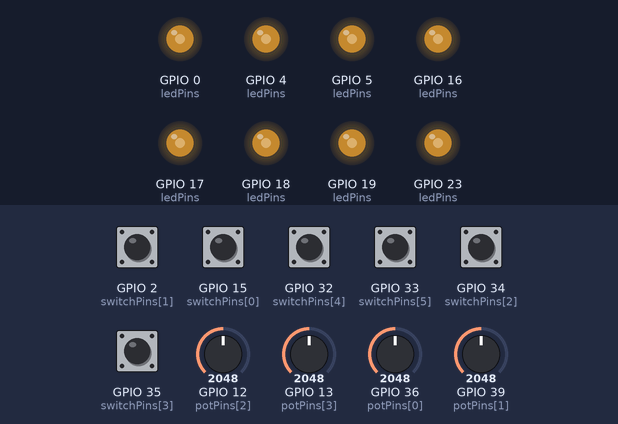
Bench run of a program on a simulated ESP32. On the bench: output pins drawn as LEDs (lit = HIGH). Dashed ring = blinking. The inputs (shaded band) are chosen by the test bench; at power-on: GPIO 2 (switchPins[1]), GPIO 15 (switchPins[0]), GPIO 32 (switchPins[4]), GPIO 33 (switchPins[5]), GPIO 34 (switchPins[2]), GPIO 35 (switchPins[3]) HIGH, GPIO 12 (potPins[2]) = 2048, GPIO 13 (potPins[3]) = 2048, GPIO 36 (potPins[0]) = 2048, GPIO 39 (potPins[1]) = 2048.

Above: at 1.2 s.
1.3 s: GPIO 32 (switchPins[4]) pulled LOW for 0.15 s
At 1.61 s:
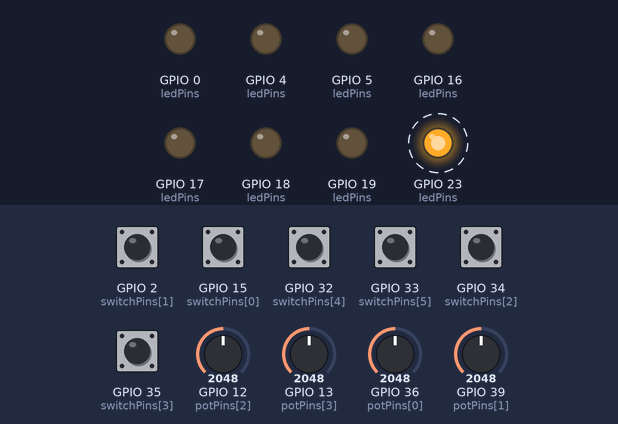
4.3 s: GPIO 33 (switchPins[5]) pulled LOW for 1 s
At 5.4 s:
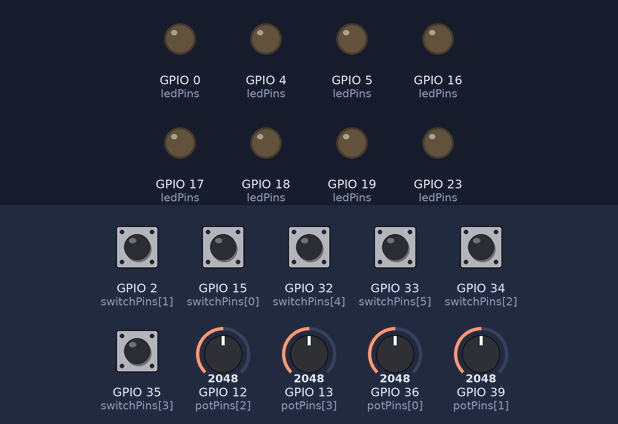
6.8 s: GPIO 33 (switchPins[5]) pulled LOW for 0.15 s
At 7.3 s:
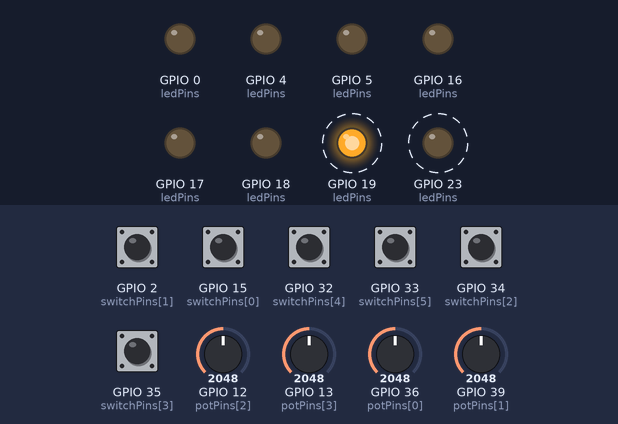
9.8 s: GPIO 32 (switchPins[4]) pulled LOW for 1 s
12.3 s: GPIO 12 (potPins[2]) set to 2866
At 13.5 s:
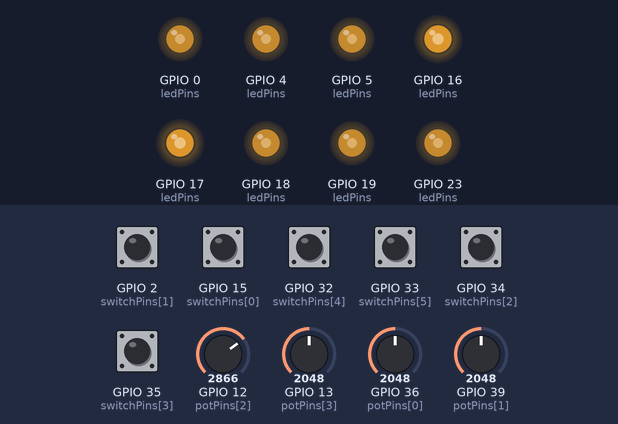
13.8 s: GPIO 13 (potPins[3]) set to 2866
At 14.8 s:
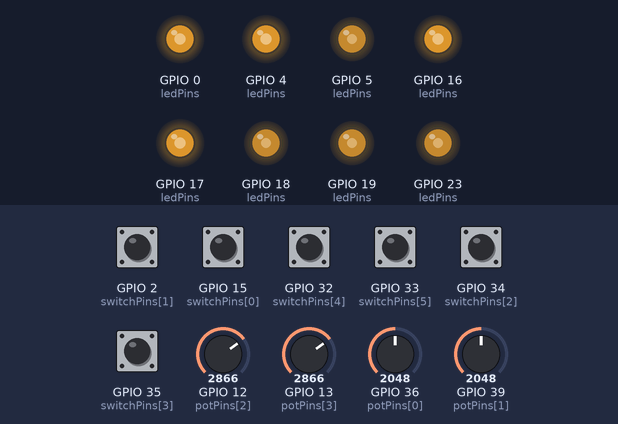
Timing chart, 0 to 16.3 s (numbered marks = the images above; inputs shaded):
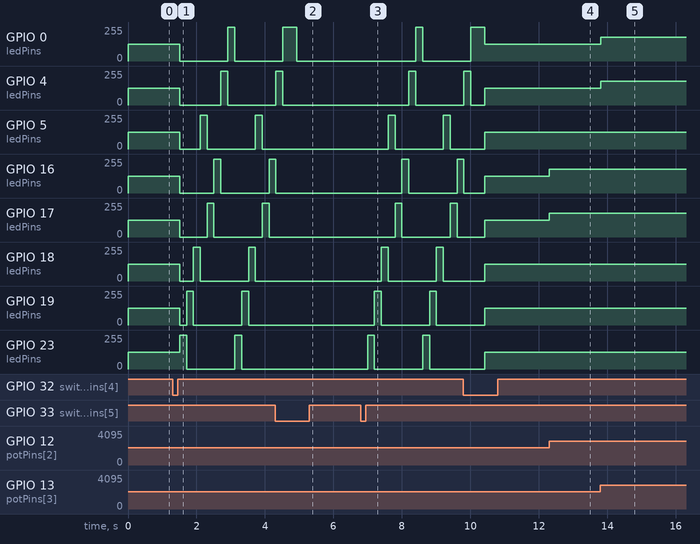

The program:

main.cpp
```cpp
#include <Arduino.h>

// กำหนดขา ADC สำหรับ Potentiometer 4 ตัว
int potPins[] = {36, 39, 12, 13};
// กำหนดขา GPIO สำหรับ LED 8 ดวง (แบ่งเป็น 4 กลุ่ม)
int ledPins[][2] = {{23, 19}, {18, 5}, {17, 16}, {4, 0}};
// PWM Channels สำหรับ LED แต่ละดวง
int pwmChannels[] = {0, 1, 2, 3, 4, 5, 6, 7};
int pwmFrequency = 5000;  // ความถี่ PWM 5kHz
int pwmResolution = 8;    // ความละเอียด PWM 8 บิต (0-255)
// ขา Digital Input สำหรับ Switch 6 ตัว
int switchPins[] = {15, 2, 34, 35, 32, 33};

bool chasingMode = false;  // โหมด Chasing LED
bool systemEnabled = true; // ระบบเปิด/ปิด LED

void setup() {
  // ตั้งค่า PWM สำหรับ LED
  for (int group = 0; group < 4; group++) {
    for (int led = 0; led < 2; led++) {
      int pin = ledPins[group][led];
      int channel = pwmChannels[group * 2 + led];
      ledcAttachPin(pin, channel);
      ledcSetup(channel, pwmFrequency, pwmResolution);
    }
  }

  // ตั้งค่า Switch เป็น Input
  for (int i = 0; i < 6; i++) {
    pinMode(switchPins[i], INPUT_PULLUP);
  }
}

void loop() {
  static bool lastSwitch5State = HIGH;
  static bool lastSwitch6State = HIGH;

  // ตรวจสอบ Switch ที่ 5 สำหรับสลับโหมดระหว่าง Potentiometer และ Chasing LED
  bool currentSwitch5State = digitalRead(switchPins[4]);
  if (lastSwitch5State == HIGH && currentSwitch5State == LOW) {
    chasingMode = !chasingMode; // สลับโหมด
    delay(200); // Debounce
  }
  lastSwitch5State = currentSwitch5State;

  // ตรวจสอบ Switch ที่ 6 สำหรับเปิด/ปิดระบบทั้งหมด
  bool currentSwitch6State = digitalRead(switchPins[5]);
  if (lastSwitch6State == HIGH && currentSwitch6State == LOW) {
    systemEnabled = !systemEnabled; // สลับสถานะระบบ
    delay(200); // Debounce
  }
  lastSwitch6State = currentSwitch6State;

  // หากระบบถูกปิด ให้ปิดไฟ LED ทั้งหมดและหยุดการทำงาน
  if (!systemEnabled) {
    for (int i = 0; i < 8; i++) {
      int channel = pwmChannels[i];
      ledcWrite(channel, 0); // ปิดไฟ LED ทุกดวง
    }
    return; // ออกจาก loop
  }

  // ระบบทำงานปกติ
  if (chasingMode) {
    // โหมด Chasing LED
    for (int i = 0; i < 8; i++) {
      for (int j = 0; j < 8; j++) {
        int channel = pwmChannels[j];
        ledcWrite(channel, (j == i) ? 255 : 0);
      }
      delay(200); // หน่วงเวลาเพื่อให้เกิดเอฟเฟกต์วิ่ง
    }
  } else {
    // โหมดหรี่ไฟ (ควบคุมด้วย Potentiometer)
    for (int group = 0; group < 4; group++) {
      // ตรวจสอบสถานะของ Switch
      if (digitalRead(switchPins[group]) == LOW) {
        // Switch ปิด -> ปิด LED ทั้งสองดวงในกลุ่ม
        for (int led = 0; led < 2; led++) {
          int channel = pwmChannels[group * 2 + led];
          ledcWrite(channel, 0);
        }
      } else {
        // Switch เปิด -> ใช้งาน Potentiometer
        int potValue = analogRead(potPins[group]);
        int dutyCycle = map(potValue, 0, 4095, 0, 255);
        for (int led = 0; led < 2; led++) {
          int channel = pwmChannels[group * 2 + led];
          ledcWrite(channel, dutyCycle);
        }
      }
    }
  }

  // หน่วงเวลาเล็กน้อย
  delay(10);
}
```

Measured:
- after the input at 1.3 s, GPIO 0 (ledPins): 127/255 → 0/255 after 0.21 s, → 255/255 1.4 s later, → 0/255 0.21 s later; GPIO 4 (ledPins): 127/255 → 0/255 after 0.21 s, → 255/255 1.2 s later, → 0/255 0.20 s later
- after the input at 4.3 s, GPIO 4 (ledPins): goes on until 4.5 s, then stays 0/255; GPIO 5 (ledPins): stays 0/255 (without the input it goes to 255/255 after 1.0 s)
- after the input at 6.8 s, GPIO 0 (ledPins): 0/255 → 255/255 after 1.6 s, → 0/255 0.21 s later; GPIO 4 (ledPins): 0/255 → 255/255 after 1.4 s, → 0/255 0.20 s later
- after the input at 12.3 s, GPIO 16 (ledPins), GPIO 17 (ledPins): 127/255 → 177/255 at once
- after the input at 13.8 s, GPIO 0 (ledPins), GPIO 4 (ledPins): 127/255 → 177/255 at once
